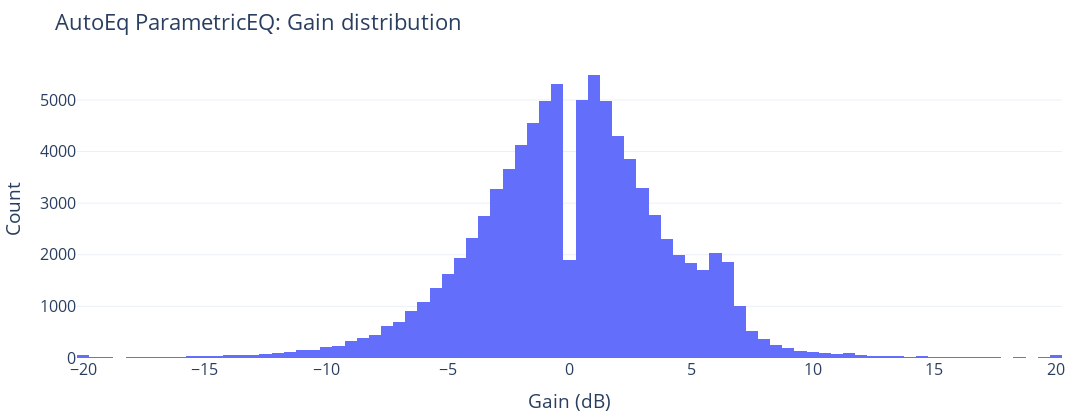

Notebook cell for this chart:
### Code cell
import plotly.express as px

dg = df.dropna(subset=["gain_db"])

fig = px.histogram(
    dg, x="gain_db",
    nbins=120,
    title="AutoEq ParametricEQ: Gain distribution"
)
fig.update_layout(**COMMON_LAYOUT)
fig.update_xaxes(title="Gain (dB)", zeroline=False)
fig.update_yaxes(title="Count", zeroline=False)
fig.show()
fig.write_image(OUTPUT_PLOT / "Gain distribution.png", scale=2)

### Figure 1 — Plotly figure (JSON) as saved in the notebook; plotly's stock layout.template omitted (floating-point values rounded to 4 significant figures; data arrays with more than 128 entries replaced by an {"elided": "..."} marker saying what was removed)
{"data": [{"bingroup": "x", "hovertemplate": "gain_db=%{x}<br>count=%{y}<extra></extra>", "legendgroup": "", "marker": {"color": "#636efa", "pattern": {"shape": ""}}, "name": "", "nbinsx": 120, "orientation": "v", "showlegend": false, "x": {"elided": "88500 float values"}, "xaxis": "x", "yaxis": "y", "type": "histogram"}], "layout": {"xaxis": {"anchor": "y", "domain": [0.0, 1.0], "title": {"text": "Gain (dB)"}, "zeroline": false}, "yaxis": {"anchor": "x", "domain": [0.0, 1.0], "title": {"text": "Count"}, "zeroline": false}, "legend": {"tracegroupgap": 0}, "title": {"text": "AutoEq ParametricEQ: Gain distribution"}, "barmode": "relative", "margin": {"l": 60, "r": 30, "t": 60, "b": 55}, "font": {"size": 16}, "width": 1100, "height": 420}}
